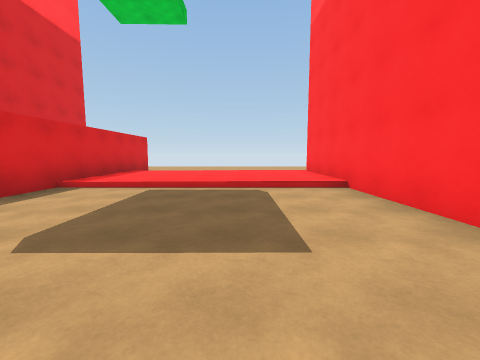
[1] (above)

22 first-person views from a walk through a scene from a Unity 3-D project. The camera is 1.4 m above the floor, tilts 6° down and sees 90° across. The floor is counted in squares, 2 m on a side. Each view is taken from the middle of a square. On the plan, view 1 faces up. The plan holds only what a view shows up to about 9 squares ahead; the rest is blank. The place goes on beyond the plan. Surface patterns are stand-ins for the level's own textures.

[2]
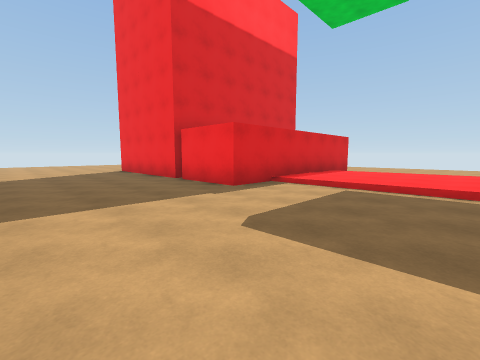

[3]
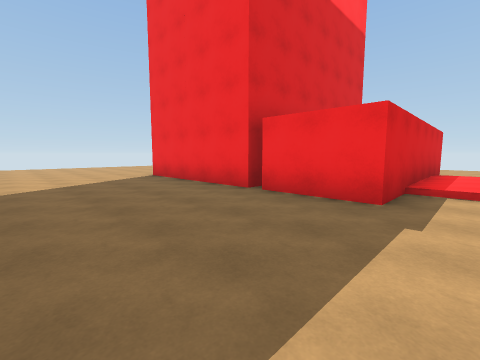

[4]
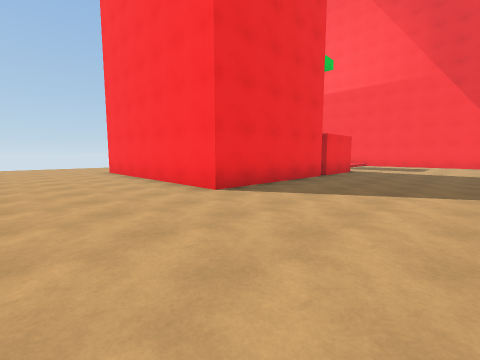

[5]
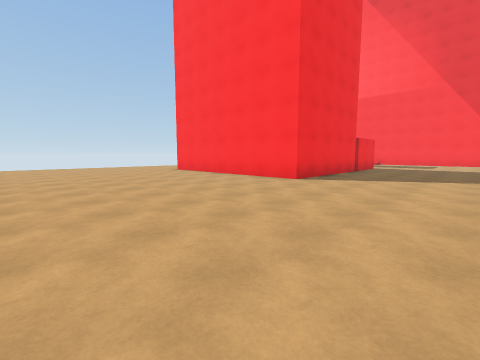

[6]
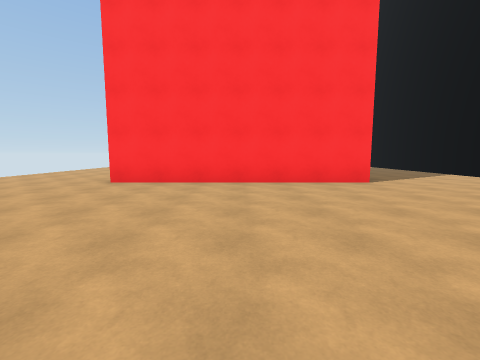

[7]
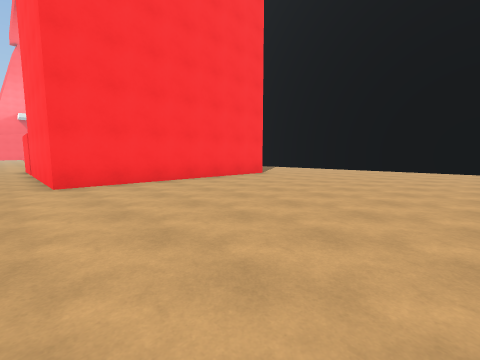

[8]
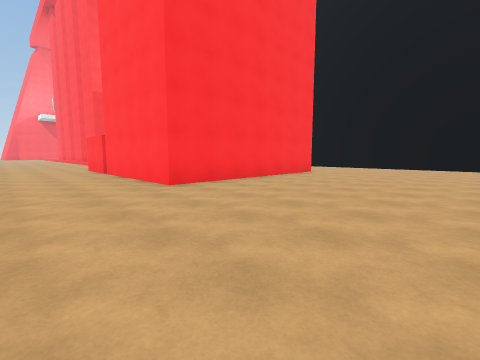

[9]
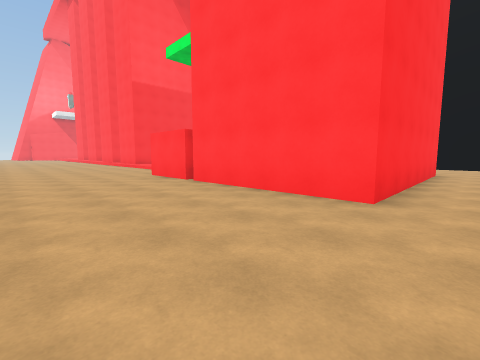

[10]
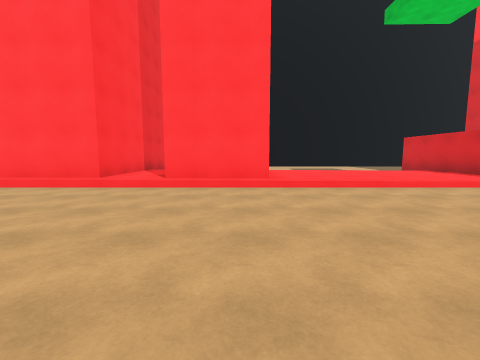

[11]
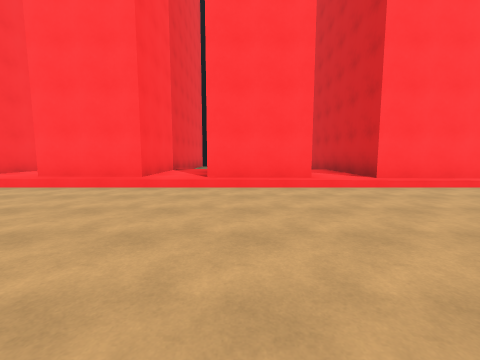

[12]
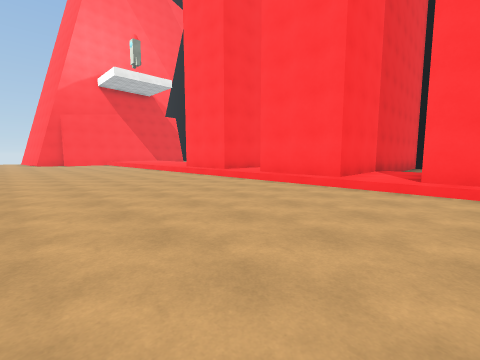

[13]
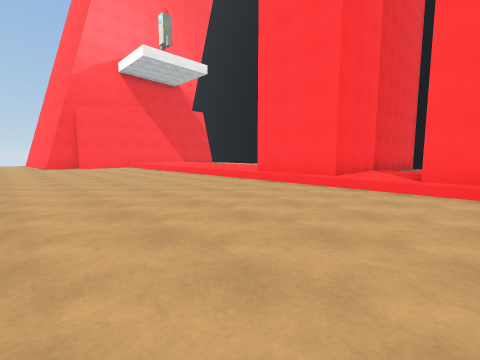

[14]
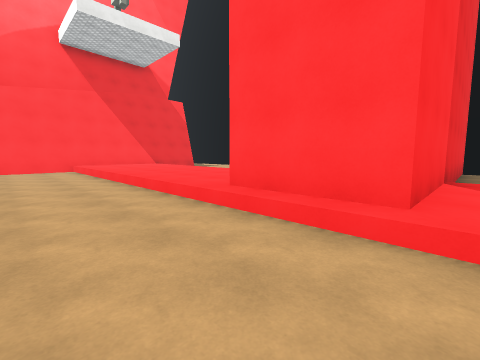

[15]
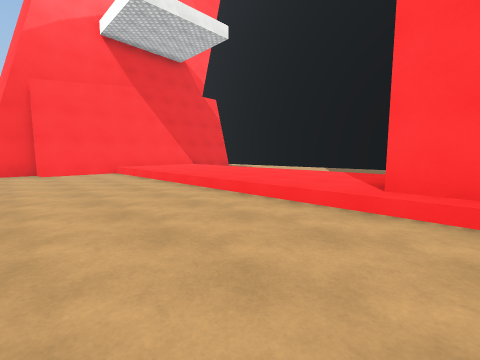

[16]
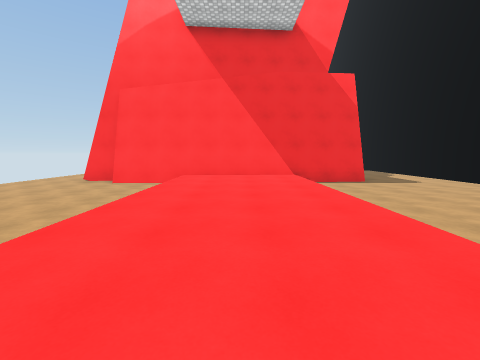

[17]
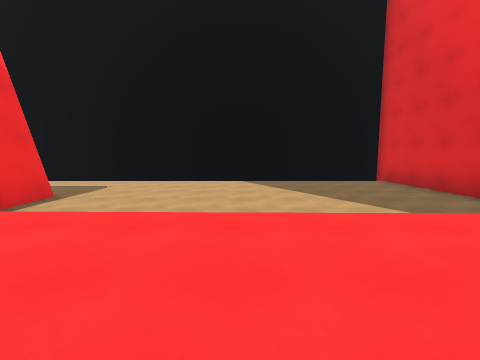

[18]
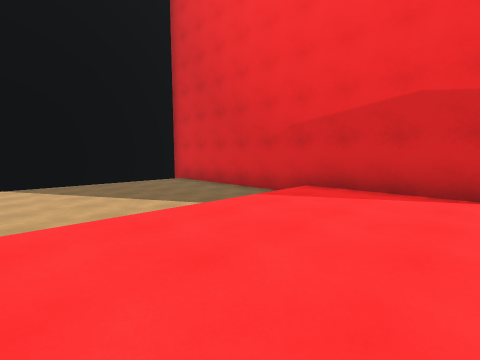

[19]
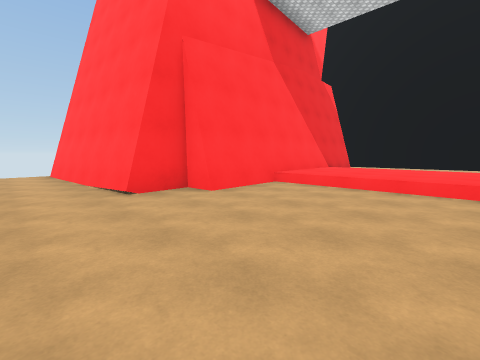

[20]
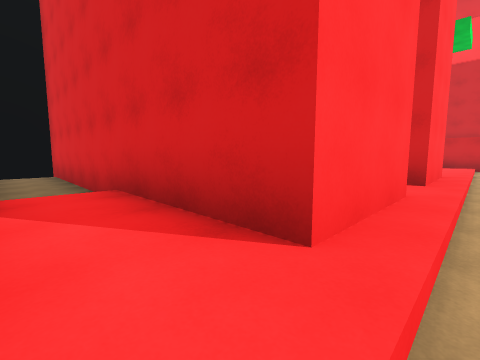

[21]
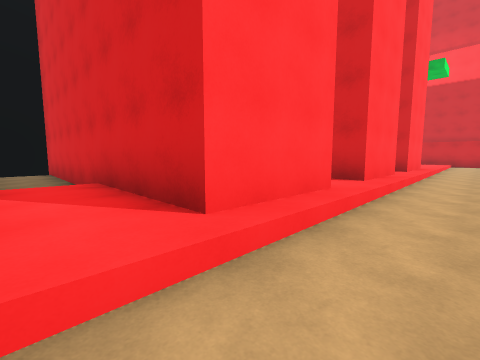

[22]
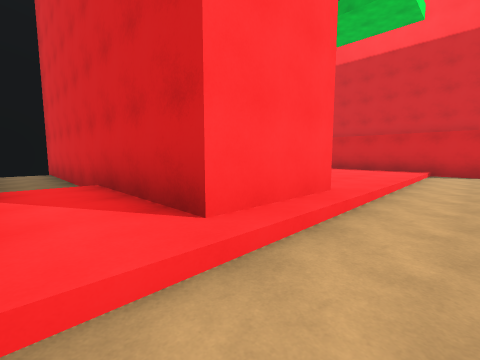

### Floor plan
Key: @ floor where view 1 was taken; # wall or solid block; x gap in a wall; . main floor; : floor 0.25 m higher than the main floor; + floor 0.5 m higher than the main floor; / step, stairs or slope.
Columns run from 17 left of view 1 to 32 right of it. Each row starts with its distance up from view 1.
 14      .............  .    ........................
 13  ................................................x
 12 ............................................####
 11 ...........................................##
 10 ......########.............................#
  9 ......#      #/////////////////////////////#
  8 ......#      #::::::##::##::##++###++++++++#
  7 ......#      #::::::##::##::##++###++++++++#
  6 ......#      #::::::##::##::##++###++++++++#
  5 ......#      #//////##//##//##//###////////#
  4 ......########......##.. #..##  ###........##
  3 ....................##.. #.. #..###.........#
  2 ....................##.. #.. #..###..........
  1 .................... #.. #.. #..###...........
  0 .................@   #.. #.. #..###...........
 -1 ##      ##           ### ### #### #############

Positions as (right, up) in squares from view 1, and headings:
1: (0, 0), facing up
2: (0, 0), facing up-left
3: (-3, 0), facing up-left
4: (-14, 0), facing up-right
5: (-17, 0), facing up-right
6: (-17, 7), facing right
7: (-17, 11), facing down-right
8: (-16, 13), facing down-right
9: (-12, 14), facing down-right
10: (3, 14), facing down
11: (8, 14), facing down
12: (8, 14), facing down-right
13: (12, 14), facing down-right
14: (14, 11), facing down-right
15: (16, 12), facing down-right
16: (18, 7), facing right
17: (22, 8), facing down
18: (22, 8), facing down-left
19: (22, 14), facing down-right
20: (10, 9), facing down-left
21: (14, 10), facing down-left
22: (6, 10), facing down-left
